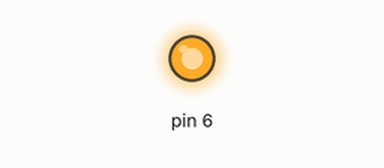
A sketch run on a simulated Arduino Uno, built with avr-gcc and run on an emulated ATmega328P. Shown: output pins drawn as LEDs (lit = HIGH).

Above: at 0.05 s.
At 1.85 s:
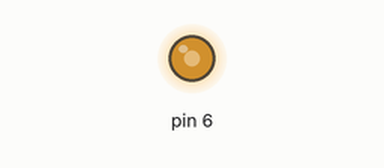
At 3.7 s:
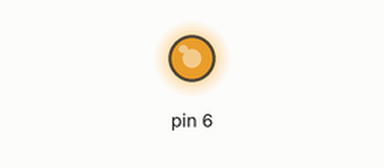
Timing chart, 0 to 5.3 s (numbered marks = the images above):
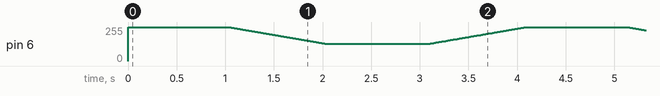

The sketch:

prototype_phase02a_motors.ino
```cpp
void setup()
{
	pinMode( 6, OUTPUT );
}

void loop()
{
	int m = ( millis() >> 3 ) & 0x1FF;
	int d = ( m & 0x100 ) >> 8;
	m &= 0xFF;
	analogWrite( 6, constrain( d ? m : 255 + 128 - m, 128, 255 ) );
	delay( 10 );
}
```
